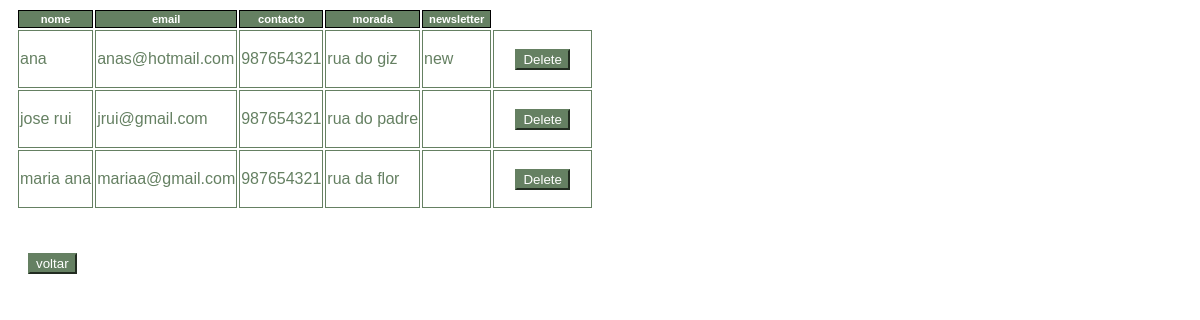
Page /php/clientes.php on the earlier database version.
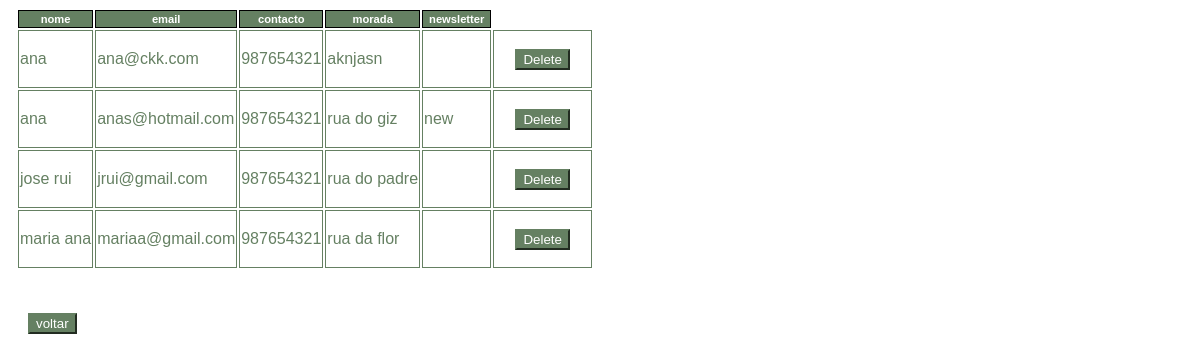
Same page on the later database version.
### tables this page shows
CREATE TABLE `clientes` (
  `nome` varchar(50) NOT NULL,
  `email` varchar(50) NOT NULL,
  `pass` varchar(20) NOT NULL,
  `contacto` varchar(9) NOT NULL,
  `morada` text NOT NULL,
  `newsletter` varchar(3) NOT NULL
);

### php/clientes.php (the view, shortened to what this page needs)
<html>
    <head>
    </head>
</html>
<?php
include("connect.php");
$sql = "SELECT * FROM clientes";
$result = $conn->query($sql);
if ($result->num_rows > 0) {
  echo "<table><tr><th>nome</th><th>email</th><th>contacto</th><th>morada</th><th>newsletter</th></tr>";
  while($row = $result->fetch_assoc()) {
    echo "<tr style='padding:5px; border-style:solid'><td>".$row["nome"] ."</td> <td>" . $row["email"] . "</td> <td>" . $row["contacto"] . "</td> <td>". $row["morada"] . "</td> <td>". $row["newsletter"] . "</td><td>
    <form action='delete.php' method='post'>
    <input name='email' value='" . $row["email"] ."' hidden>
    <button type='submit' name='delete' value='delete'>Delete</button>
</form>
    </tr>";
  }
  echo "</table> <br> <button onclick=document.location='../admin2.html'>voltar</button>";
} else {
  echo "Sem resultados";
}
?>

### php/clientes.php (style rules this page uses)
table { margin: 8px; }
th { font-family: Arial, Helvetica, sans-serif; font-size: .7em; background: #658062; color: #FFF; padding: 2px 6px; border-collapse: separate; border: 1px solid #000; }
td { font-family: Arial, Helvetica, sans-serif; font-size: 1em; border: 1px solid; color: #658062; }
button { color: white; background-color: #658062; border-color: #658062; margin-left: 20px; margin-right: 20px; margin-top: 17px; }

Differences in the rows shown:
added clientes: nome "ana", email "ana@ckk.com", contacto "987654321", morada "aknjasn"
